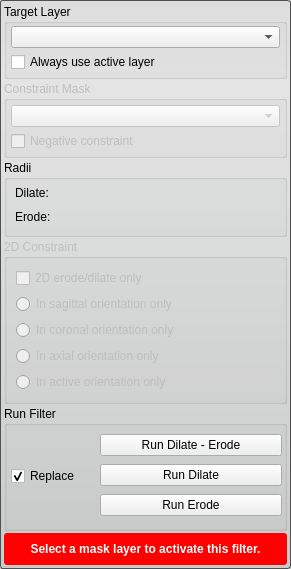
<?xml version="1.0" encoding="UTF-8"?>
<ui version="4.0">
 <class>BinarySmoothDilateErodeFilterInterface</class>
 <widget class="QWidget" name="BinarySmoothDilateErodeFilterInterface">
  <property name="geometry">
   <rect>
    <x>0</x>
    <y>0</y>
    <width>291</width>
    <height>564</height>
   </rect>
  </property>
  <property name="sizePolicy">
   <sizepolicy hsizetype="Preferred" vsizetype="MinimumExpanding">
    <horstretch>0</horstretch>
    <verstretch>0</verstretch>
   </sizepolicy>
  </property>
  <property name="windowTitle">
   <string>Binary Dilate Erode</string>
  </property>
  <property name="styleSheet">
   <string notr="true">QWidget#BinarySmoothDilateErodeFilterInterface{
  border-radius: 3px;
  border: 1px solid rgb(80, 80,80);
  background-color: qlineargradient(spread:pad, x1:0.5, y1:0, x2:0.5, y2:0.960227, stop:0 rgba(221, 221, 221, 255), stop:0.155779 rgba(228, 228, 228, 255), stop:1 rgba(202, 204, 204, 255));      
}</string>
  </property>
  <layout class="QVBoxLayout" name="verticalLayout_3">
   <property name="spacing">
    <number>2</number>
   </property>
   <property name="margin">
    <number>4</number>
   </property>
   <item>
    <widget class="QGroupBox" name="target_groupbox_">
     <property name="title">
      <string>Target Layer</string>
     </property>
     <property name="flat">
      <bool>false</bool>
     </property>
     <layout class="QVBoxLayout" name="verticalLayout_4">
      <property name="spacing">
       <number>4</number>
      </property>
      <property name="leftMargin">
       <number>4</number>
      </property>
      <property name="topMargin">
       <number>2</number>
      </property>
      <property name="rightMargin">
       <number>4</number>
      </property>
      <property name="bottomMargin">
       <number>4</number>
      </property>
      <item>
       <widget class="QtUtils::QtDropableComboBox" name="target_layer_">
        <property name="sizePolicy">
         <sizepolicy hsizetype="Ignored" vsizetype="Fixed">
          <horstretch>0</horstretch>
          <verstretch>0</verstretch>
         </sizepolicy>
        </property>
       </widget>
      </item>
      <item>
       <widget class="QWidget" name="widget_5" native="true">
        <property name="minimumSize">
         <size>
          <width>0</width>
          <height>20</height>
         </size>
        </property>
        <layout class="QHBoxLayout" name="horizontalLayout">
         <property name="spacing">
          <number>0</number>
         </property>
         <property name="margin">
          <number>0</number>
         </property>
         <item>
          <widget class="QCheckBox" name="use_active_layer_">
           <property name="sizePolicy">
            <sizepolicy hsizetype="Preferred" vsizetype="Fixed">
             <horstretch>0</horstretch>
             <verstretch>0</verstretch>
            </sizepolicy>
           </property>
           <property name="text">
            <string>Always use active layer</string>
           </property>
          </widget>
         </item>
        </layout>
       </widget>
      </item>
     </layout>
    </widget>
   </item>
   <item>
    <widget class="QGroupBox" name="mask_constraint_groupbox_">
     <property name="enabled">
      <bool>false</bool>
     </property>
     <property name="title">
      <string>Constraint Mask</string>
     </property>
     <layout class="QVBoxLayout" name="verticalLayout_7">
      <property name="spacing">
       <number>4</number>
      </property>
      <property name="margin">
       <number>4</number>
      </property>
      <item>
       <widget class="QtUtils::QtDropableComboBox" name="mask_">
        <property name="sizePolicy">
         <sizepolicy hsizetype="Ignored" vsizetype="Fixed">
          <horstretch>0</horstretch>
          <verstretch>0</verstretch>
         </sizepolicy>
        </property>
       </widget>
      </item>
      <item>
       <widget class="QWidget" name="widget_6" native="true">
        <layout class="QHBoxLayout" name="horizontalLayout_4">
         <property name="spacing">
          <number>0</number>
         </property>
         <property name="margin">
          <number>0</number>
         </property>
         <item>
          <widget class="QCheckBox" name="mask_invert_">
           <property name="sizePolicy">
            <sizepolicy hsizetype="Preferred" vsizetype="Fixed">
             <horstretch>0</horstretch>
             <verstretch>0</verstretch>
            </sizepolicy>
           </property>
           <property name="text">
            <string>Negative constraint</string>
           </property>
          </widget>
         </item>
        </layout>
       </widget>
      </item>
     </layout>
    </widget>
   </item>
   <item>
    <widget class="QGroupBox" name="radiiGroupBox">
     <property name="sizePolicy">
      <sizepolicy hsizetype="Preferred" vsizetype="Fixed">
       <horstretch>0</horstretch>
       <verstretch>0</verstretch>
      </sizepolicy>
     </property>
     <property name="title">
      <string>Radii</string>
     </property>
     <property name="flat">
      <bool>false</bool>
     </property>
     <layout class="QVBoxLayout" name="verticalLayout_5">
      <property name="spacing">
       <number>0</number>
      </property>
      <property name="leftMargin">
       <number>4</number>
      </property>
      <property name="topMargin">
       <number>2</number>
      </property>
      <property name="rightMargin">
       <number>4</number>
      </property>
      <property name="bottomMargin">
       <number>4</number>
      </property>
      <item>
       <widget class="QWidget" name="widget" native="true">
        <layout class="QVBoxLayout" name="verticalLayout">
         <property name="spacing">
          <number>2</number>
         </property>
         <property name="margin">
          <number>4</number>
         </property>
         <item>
          <widget class="QLabel" name="dialateLabel">
           <property name="text">
            <string>Dilate:</string>
           </property>
          </widget>
         </item>
         <item>
          <widget class="QtUtils::QtSliderIntCombo" name="dilate_" native="true"/>
         </item>
        </layout>
       </widget>
      </item>
      <item>
       <widget class="QWidget" name="widget_2" native="true">
        <layout class="QVBoxLayout" name="verticalLayout_2">
         <property name="spacing">
          <number>2</number>
         </property>
         <property name="margin">
          <number>4</number>
         </property>
         <item>
          <widget class="QLabel" name="erodeLabel">
           <property name="text">
            <string>Erode:</string>
           </property>
          </widget>
         </item>
         <item>
          <widget class="QtUtils::QtSliderIntCombo" name="erode_" native="true"/>
         </item>
        </layout>
       </widget>
      </item>
     </layout>
    </widget>
   </item>
   <item>
    <widget class="QGroupBox" name="groupBox_2">
     <property name="enabled">
      <bool>false</bool>
     </property>
     <property name="title">
      <string>2D Constraint</string>
     </property>
     <layout class="QVBoxLayout" name="verticalLayout_8">
      <item>
       <widget class="QCheckBox" name="only2d_">
        <property name="text">
         <string>2D erode/dilate only</string>
        </property>
       </widget>
      </item>
      <item>
       <widget class="QRadioButton" name="sagittal_slice_">
        <property name="text">
         <string>In sagittal orientation only</string>
        </property>
       </widget>
      </item>
      <item>
       <widget class="QRadioButton" name="coronal_slice_">
        <property name="text">
         <string>In coronal orientation only</string>
        </property>
       </widget>
      </item>
      <item>
       <widget class="QRadioButton" name="axial_slice_">
        <property name="text">
         <string>In axial orientation only</string>
        </property>
       </widget>
      </item>
      <item>
       <widget class="QRadioButton" name="active_slice_">
        <property name="text">
         <string>In active orientation only</string>
        </property>
       </widget>
      </item>
     </layout>
    </widget>
   </item>
   <item>
    <widget class="QGroupBox" name="groupBox">
     <property name="title">
      <string>Run Filter</string>
     </property>
     <layout class="QHBoxLayout" name="horizontalLayout_3" stretch="1,2">
      <property name="spacing">
       <number>0</number>
      </property>
      <property name="leftMargin">
       <number>2</number>
      </property>
      <property name="topMargin">
       <number>2</number>
      </property>
      <property name="rightMargin">
       <number>2</number>
      </property>
      <property name="bottomMargin">
       <number>4</number>
      </property>
      <item>
       <widget class="QWidget" name="widget_4" native="true">
        <property name="minimumSize">
         <size>
          <width>62</width>
          <height>0</height>
         </size>
        </property>
        <layout class="QHBoxLayout" name="horizontalLayout_2">
         <property name="spacing">
          <number>0</number>
         </property>
         <property name="leftMargin">
          <number>2</number>
         </property>
         <property name="topMargin">
          <number>0</number>
         </property>
         <property name="rightMargin">
          <number>0</number>
         </property>
         <property name="bottomMargin">
          <number>0</number>
         </property>
         <item>
          <widget class="QCheckBox" name="replaceCheckBox">
           <property name="sizePolicy">
            <sizepolicy hsizetype="Preferred" vsizetype="Fixed">
             <horstretch>0</horstretch>
             <verstretch>0</verstretch>
            </sizepolicy>
           </property>
           <property name="text">
            <string>Replace</string>
           </property>
           <property name="checked">
            <bool>true</bool>
           </property>
          </widget>
         </item>
        </layout>
       </widget>
      </item>
      <item>
       <widget class="QWidget" name="widget_3" native="true">
        <property name="minimumSize">
         <size>
          <width>0</width>
          <height>96</height>
         </size>
        </property>
        <property name="maximumSize">
         <size>
          <width>16777215</width>
          <height>96</height>
         </size>
        </property>
        <layout class="QVBoxLayout" name="verticalLayout_6">
         <property name="spacing">
          <number>2</number>
         </property>
         <property name="margin">
          <number>0</number>
         </property>
         <item>
          <widget class="QPushButton" name="dilateerodeButton">
           <property name="sizePolicy">
            <sizepolicy hsizetype="Preferred" vsizetype="Fixed">
             <horstretch>0</horstretch>
             <verstretch>0</verstretch>
            </sizepolicy>
           </property>
           <property name="text">
            <string>Run Dilate - Erode</string>
           </property>
          </widget>
         </item>
         <item>
          <widget class="QPushButton" name="dilateButton">
           <property name="sizePolicy">
            <sizepolicy hsizetype="Preferred" vsizetype="Fixed">
             <horstretch>0</horstretch>
             <verstretch>0</verstretch>
            </sizepolicy>
           </property>
           <property name="text">
            <string>Run Dilate</string>
           </property>
          </widget>
         </item>
         <item>
          <widget class="QPushButton" name="erodeButton">
           <property name="sizePolicy">
            <sizepolicy hsizetype="Preferred" vsizetype="Fixed">
             <horstretch>0</horstretch>
             <verstretch>0</verstretch>
            </sizepolicy>
           </property>
           <property name="text">
            <string>Run Erode</string>
           </property>
          </widget>
         </item>
        </layout>
       </widget>
      </item>
     </layout>
    </widget>
   </item>
   <item>
    <widget class="QWidget" name="message_alert_" native="true">
     <property name="minimumSize">
      <size>
       <width>0</width>
       <height>32</height>
      </size>
     </property>
     <property name="styleSheet">
      <string notr="true">QLabel#message_{
  color: white;
  font: bold;
}

QWidget#message_alert_{
  border-radius: 3px;
  background-color: red;
}</string>
     </property>
     <layout class="QHBoxLayout" name="horizontalLayout_5">
      <property name="spacing">
       <number>0</number>
      </property>
      <property name="margin">
       <number>4</number>
      </property>
      <item>
       <widget class="QLabel" name="message_">
        <property name="text">
         <string>Select a mask layer to activate this filter.</string>
        </property>
        <property name="alignment">
         <set>Qt::AlignCenter</set>
        </property>
        <property name="wordWrap">
         <bool>true</bool>
        </property>
       </widget>
      </item>
     </layout>
    </widget>
   </item>
  </layout>
 </widget>
 <customwidgets>
  <customwidget>
   <class>QtUtils::QtDropableComboBox</class>
   <extends>QComboBox</extends>
   <header location="global">QtUtils/Widgets/QtDropableComboBox.h</header>
  </customwidget>
  <customwidget>
   <class>QtUtils::QtSliderIntCombo</class>
   <extends>QWidget</extends>
   <header location="global">QtUtils/Widgets/QtSliderIntCombo.h</header>
   <container>1</container>
  </customwidget>
 </customwidgets>
 <resources/>
 <connections/>
</ui>
